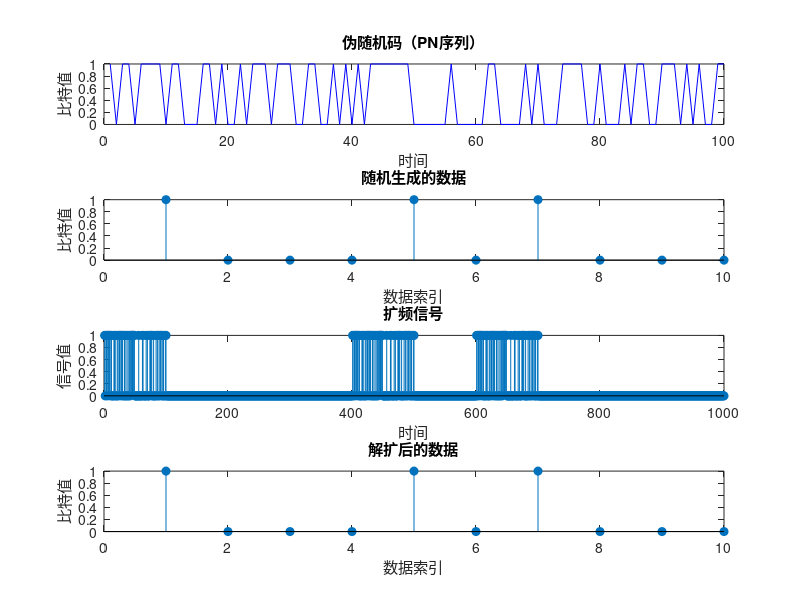

Recreate this plot in MATLAB.
% 清空工作区和图形窗口
clc;
clear;
close all;

% 1. 生成伪随机码（PN序列）
N = 7;  % LFSR的长度
initial_state = [1, 1, 0, 1, 1, 0, 1];  % 初始状态
feedback_taps = [7, 6];  % LFSR反馈位

pn_sequence = zeros(1, 100);  % 存储生成的伪随机序列
state = initial_state;

for i = 1:100
    feedback_bit = mod(sum(state(feedback_taps)), 2);  % 计算反馈位
    pn_sequence(i) = state(end);  % 输出当前位
    state = [feedback_bit, state(1:end-1)];  % 更新状态
end

% 2. 生成原始数据（信息信号）
data_bits = randi([0, 1], 1, 10);  % 随机生成原始数据比特



% 3. 扩频：信息信号与伪随机序列进行按位乘积（直接序列扩频）
spread_signal = [];
for i = 1:length(data_bits)
    spread_signal = [spread_signal, data_bits(i) * pn_sequence];
end

% 4. 解扩：接收端使用相同的伪随机码与接收到的信号进行按位乘积解扩
received_signal = spread_signal;  % 模拟接收信号（无噪声）
demodulated_data = [];
for i = 1:length(data_bits)
    demodulated_data(i) = mod(sum(received_signal((i-1)*100 + 1:i*100) .* pn_sequence), 2);
end

% 5. 绘图展示结果
figure;
subplot(4, 1, 1);
plot(pn_sequence(1:100), 'b');  % 绘制伪随机序列
title('伪随机码（PN序列）');
xlabel('时间');
ylabel('比特值');

subplot(4, 1, 2);
stem(data_bits, 'filled');  % 绘制解扩后的数据
title('随机生成的数据');
xlabel('数据索引');
ylabel('比特值');

subplot(4, 1, 3);
stem(spread_signal(1:1000), 'filled');  % 绘制扩频信号
title('扩频信号');
xlabel('时间');
ylabel('信号值');

subplot(4, 1, 4);
stem(demodulated_data, 'filled');  % 绘制解扩后的数据
title('解扩后的数据');
xlabel('数据索引');
ylabel('比特值');

% 输出解扩后的数据
disp('解扩后的数据:');
disp(demodulated_data);
